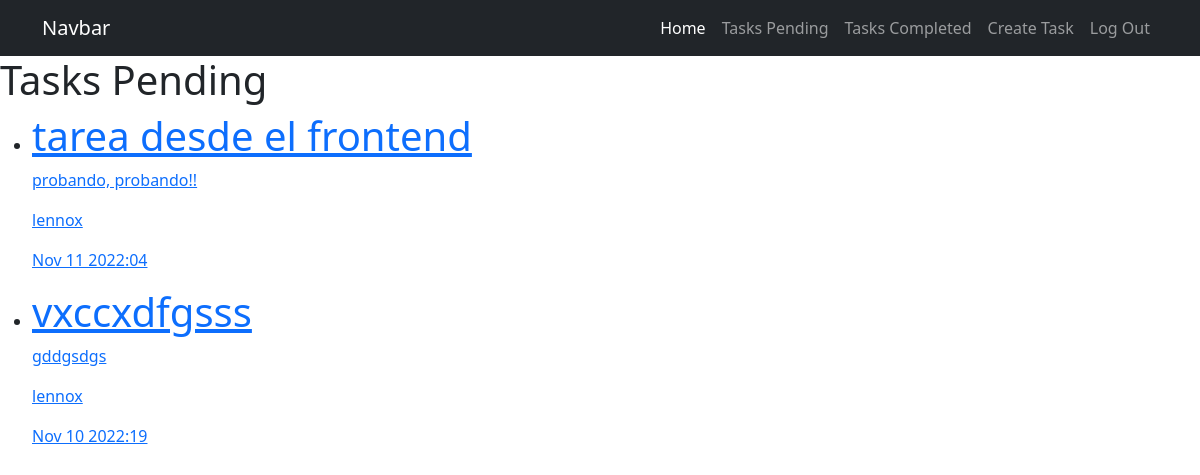
The page /tasks_completed/ (signed in) on the database its author committed.
### tasks/models.py (models this page shows, shortened)
class Task(models.Model):
    title = models.CharField(max_length=200)
    description = models.TextField(max_length=1000)
    created = models.DateTimeField(auto_now_add=True)
    datecompleted = models.DateTimeField(null=True, blank=True)
    important = models.BooleanField(default=False)
    user = models.ForeignKey(User, on_delete=models.CASCADE)

### tasks/views.py (the view)
# urls.py: path("tasks_completed/", views.tasks_completed, name="tasks_completed"),
@login_required
def tasks_completed(request):
    tasks = Task.objects.filter(user=request.user, datecompleted__isnull=False).order_by("-datecompleted")
    return render(request, "tasks.html", {"tasks": tasks})

### tasks/templates/tasks.html
{% extends 'base.html' %}
{% block content %}
<h1>Tasks Pending</h1>
<ul>
    {% for task in tasks %}
        <li>
            <a href="{% url 'task_detail' task.id %}">
                {% if task.important %}
                <strong><h1>{{task.title}}</h1></strong>
                {% else %}
                {{task.title}}
                {% endif %}
                <p>{{task.description}}</p>
                <p>{{task.user.username}}</p>
                <p>{{task.datecompleted|date:"M j Y:i"}}</p>
            </a>
        </li>
    {% endfor %}
</ul>
{% endblock content %}

### rows shown on the page
Task: title "tarea desde el frontend", description "probando, probando!!", user.username "lennox", datecompleted "Nov 11 2022:04"
Task: title "vxccxdfgsss", description "gddgsdgs", user.username "lennox", datecompleted "Nov 10 2022:19"
